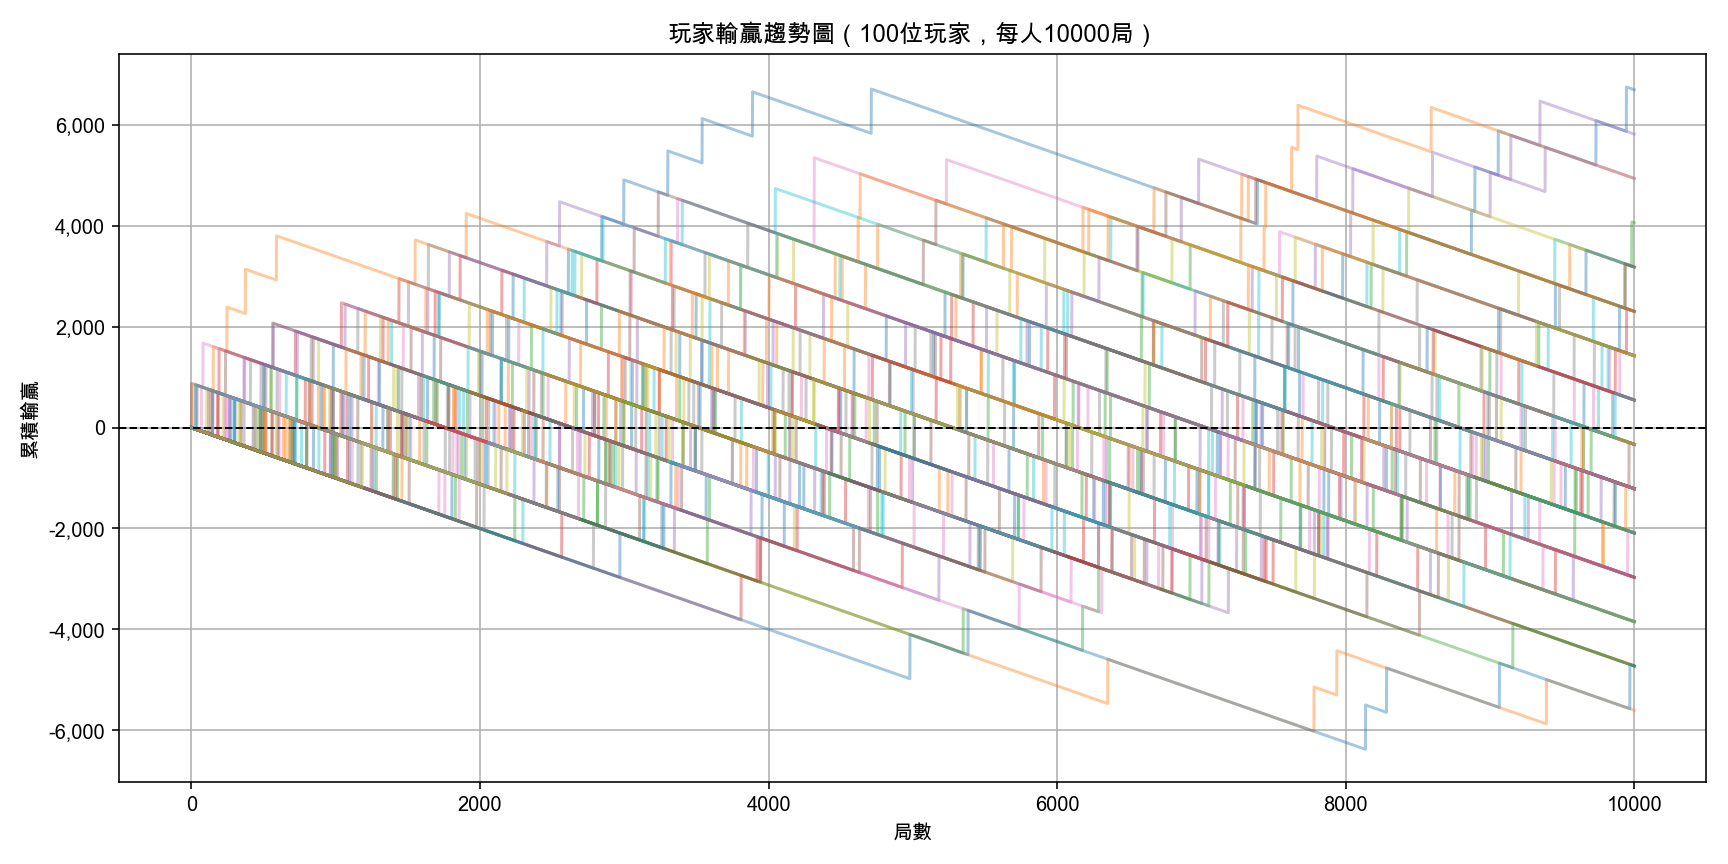

Generate this figure with Python:
import numpy as np
import matplotlib.pyplot as plt
import matplotlib.ticker as ticker

# 設定 matplotlib 字體以支援中文
plt.rcParams['font.sans-serif'] = ['Arial Unicode MS']

# === 固定倍率組合 ===
fixed_multipliers = np.array([5, 1.5, 1.25, 1.25, 5, 5, 3], dtype=np.float32)

# === 參數設定 ===
TARGET_RTP = 0.93
num_players = 100
games_per_player = 10000

# === 成功機率計算 ===
def compute_success_prob(mults):
    a = np.sum(mults == 1.25)
    b = np.sum(mults == 1.5)
    c = np.sum(mults == 2.0)
    d = np.sum(mults == 3.0)
    e = np.sum(mults == 5.0)
    prob = TARGET_RTP * (1 / 1.25)**a * (1 / 1.5)**b * (1 / 2.0)**c * (1 / 3.0)**d * (1 / 5.0)**e
    return prob

# === 模擬玩家輸贏趨勢 ===
def simulate_profit_trends(fixed_multipliers, num_players, games_per_player):
    win_prob = compute_success_prob(fixed_multipliers)
    win_amount = np.prod(fixed_multipliers)
    cost_per_game = 1.0

    all_trends = []
    for _ in range(num_players):
        rand_vals = np.random.rand(games_per_player)
        wins = rand_vals <= win_prob
        profits = np.where(wins, win_amount - cost_per_game, -cost_per_game)
        cum_profit = np.cumsum(profits)
        all_trends.append(cum_profit)

    return all_trends

# === 執行模擬與繪圖 ===
profit_trends = simulate_profit_trends(fixed_multipliers, num_players, games_per_player)

plt.figure(figsize=(12, 6))
for trend in profit_trends:
    plt.plot(trend, alpha=0.4)
plt.title("玩家輸贏趨勢圖（100位玩家，每人10000局）")
plt.xlabel("局數")
plt.ylabel("累積輸贏")
plt.axhline(0, color='black', linestyle='--', linewidth=1)
plt.grid(True)
plt.gca().yaxis.set_major_formatter(ticker.FuncFormatter(lambda x, _: f'{int(x):,}'))
plt.tight_layout()
plt.savefig("玩家輸贏趨勢圖_固定倍率組合.png")
plt.show()
